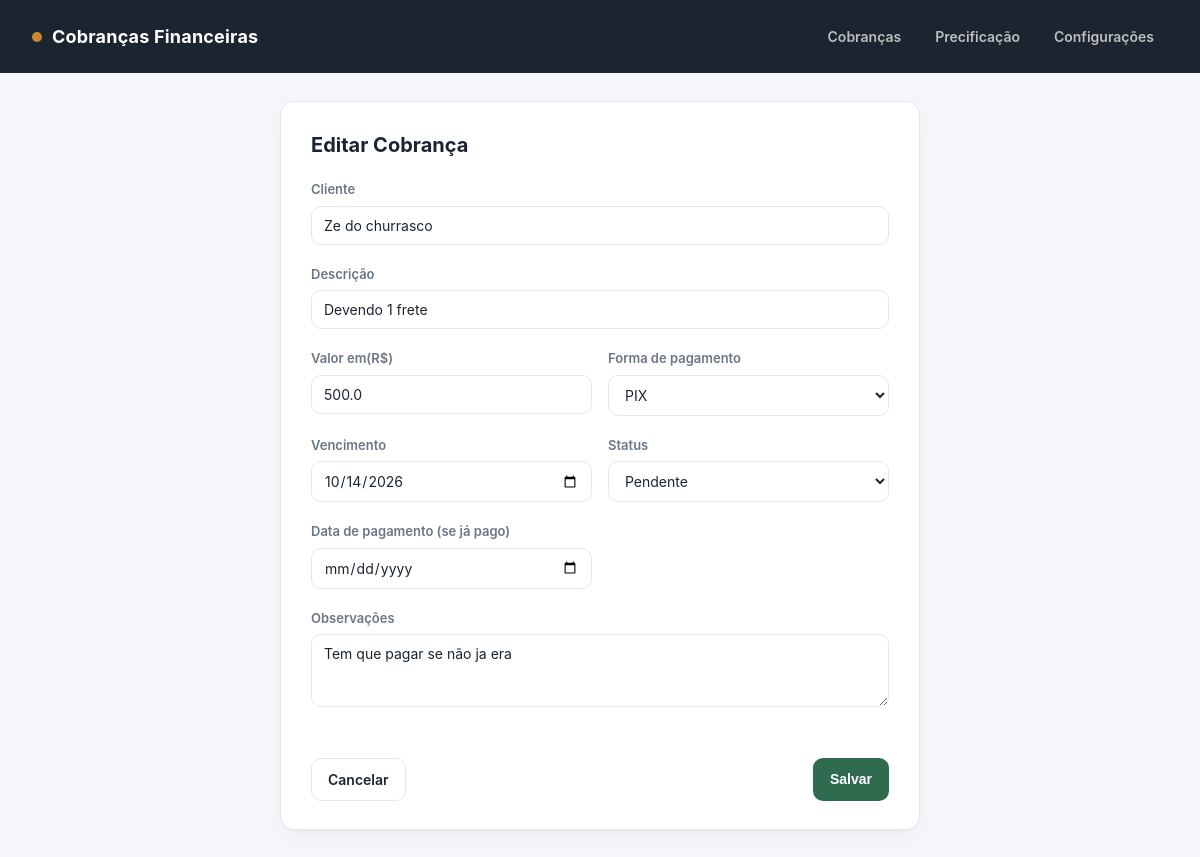
The app's page /editar/2 with its own data.
### tables this page shows
CREATE TABLE cobrancas (
            id INTEGER PRIMARY KEY AUTOINCREMENT,
            cliente TEXT NOT NULL,
            descricao TEXT NOT NULL,
            valor REAL NOT NULL,
            forma_pagamento TEXT NOT NULL,
            status TEXT NOT NULL DEFAULT 'pendente',
            data_vencimento TEXT NOT NULL,
            data_pagamento TEXT,
            observacoes TEXT
        );

### app.py (the view, shortened to what this page needs)
@app.route("/editar/<int:id>", methods=["GET", "POST"])
def editar(id):
    conn = get_db()
    cobranca = conn.execute("SELECT * FROM cobrancas WHERE id = ?", (id,)).fetchone()
    if cobranca is None:
        conn.close()
        flash("Cobrança não encontrada.", "danger")
        return redirect(url_for("index"))
    conn.close()
    return render_template(
        "form.html", cobranca=cobranca, formas=FORMAS_PAGAMENTO,
        status_opcoes=STATUS_OPCOES, hoje=date.today().isoformat(),
    )

### app.py (called while the page is built)
def get_db():
    conn = sqlite3.connect(DB_PATH)
    conn.row_factory = sqlite3.Row
    conn.execute("PRAGMA foreign_keys = ON")
    return conn

### templates/form.html (shortened to what this page needs)
{% extends "base.html" %}
{% block content %}
<div class="form-card">
    <h1>{{ "Editar Cobrança" if cobranca else "Nova Cobrança" }}</h1>
    <form method="post">
        <div class="form-grid">
            <div class="form-field full">
                <label>Cliente</label>
                <input type="text" name="cliente" value="{{ cobranca['cliente'] if cobranca else '' }}" required>
            </div>
            <div class="form-field full">
                <label>Descrição</label>
                <input type="text" name="descricao" placeholder="Ex: Mensalidade de setembro"
                       value="{{ cobranca['descricao'] if cobranca else '' }}" required>
            </div>
            <div class="form-field">
                <label>Valor em(R$)</label>
                <input type="number" step="0.01" min="0.01" name="valor"
                       value="{{ cobranca['valor'] if cobranca else '' }}" required>
            </div>
            <div class="form-field">
                <label>Forma de pagamento</label>
                <select name="forma_pagamento" required>
                    {% for f in formas %}
                        <option value="{{ f }}" {% if cobranca and cobranca['forma_pagamento'] == f %}selected{% endif %}>{{ f }}</option>
                    {% endfor %}
                </select>
            </div>
            <div class="form-field">
                <label>Vencimento</label>
                <input type="date" name="data_vencimento"
                       value="{{ cobranca['data_vencimento'] if cobranca else hoje }}" required>
            </div>
            <div class="form-field">
                <label>Status</label>
                <select name="status">
                    {% for s in status_opcoes %}
                        <option value="{{ s }}" {% if cobranca and cobranca['status'] == s %}selected{% endif %}>{{ s|capitalize }}</option>
                    {% endfor %}
                </select>
            </div>
            <div class="form-field">
                <label>Data de pagamento (se já pago)</label>
                <input type="date" name="data_pagamento"
                       value="{{ cobranca['data_pagamento'] if cobranca and cobranca['data_pagamento'] else '' }}">
            </div>
            <div class="form-field full">
                <label>Observações</label>
                <textarea name="observacoes" rows="3">{{ cobranca['observacoes'] if cobranca and cobranca['observacoes'] else '' }}</textarea>
            </div>
            <div class="form-actions">
                <a href="{{ url_for('index') }}" class="btn btn-secondary">Cancelar</a>
                <button type="submit" class="btn btn-primary">Salvar</button>
            </div>
        </div>
    </form>
</div>
{% endblock %}

### static/style.css (style rules this page uses)
:root { --bg: #f4f6f9; --surface: #ffffff; --ink: #1c2430; --muted: #6b7684; --border: #e4e8ee; --brand: #2f6b4f; --brand-light: #b3c0b8; --accent: #c98a2e; --success: #26a863; --success-bg: #e7f6ee; --warning: #c9832e; --warning-bg: #fbf1e3; --danger: #c04b3f; --danger-bg: #fbeae7; --neutral: #6b7684; --neutral-bg: #eef0f3; --radius: 14px; --shadow: 0 1px 2px rgba(20, 25, 35, 0.04), 0 8px 24px -12px rgba(20, 25, 35, 0.10); }
* { box-sizing: border-box; }
body { margin: 0; background: var(--bg); color: var(--ink); font-family: -apple-system, "Segoe UI", Roboto, "Helvetica Neue", Arial, sans-serif; font-size: 15px; line-height: 1.5; }
a { color: inherit; text-decoration: none; }
.btn { display: inline-flex; align-items: center; gap: 6px; border: 1px solid transparent; border-radius: 10px; padding: 10px 16px; font-size: 14px; font-weight: 600; cursor: pointer; transition: filter 0.15s ease; }
.btn-primary { background: var(--brand); color: #fff; }
.btn-secondary { background: var(--surface); color: var(--ink); border-color: var(--border); }
.form-card { background: var(--surface); border: 1px solid var(--border); border-radius: var(--radius); box-shadow: var(--shadow); padding: 28px 30px; max-width: 640px; margin: 0 auto; }
.form-card h1 { font-size: 20px; margin: 0 0 20px; }
.form-grid { display: grid; grid-template-columns: 1fr 1fr; gap: 16px; }
.form-field { margin-bottom: 4px; }
.form-field.full { grid-column: 1 / -1; }
.form-field label { display: block; font-size: 13px; font-weight: 600; color: var(--muted); margin-bottom: 6px; }
.form-field input, .form-field select, .form-field textarea { width: 100%; border: 1px solid var(--border); border-radius: 10px; padding: 10px 12px; font-size: 14px; font-family: inherit; color: var(--ink); background: var(--surface); }
.form-actions { display: flex; justify-content: space-between; margin-top: 24px; grid-column: 1 / -1; }

### records on screen
cobrancas: cliente "Ze do churrasco", descricao "Devendo 1 frete", valor "500.0", forma_pagamento "PIX", data_vencimento "10/14/2026", status "Pendente", observacoes "Tem que pagar se não ja era"

### other values on screen
{{ "Editar Cobrança" if cobranca else "Nova Cobrança" }} "Editar Cobrança"
